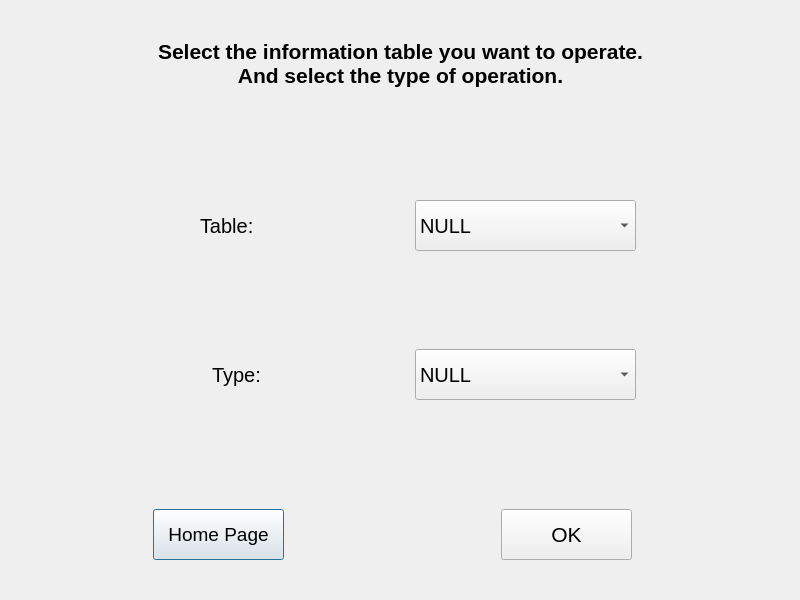
<?xml version="1.0" encoding="UTF-8"?>
<ui version="4.0">
 <class>Modify1_Administrator</class>
 <widget class="QDialog" name="Modify1_Administrator">
  <property name="geometry">
   <rect>
    <x>0</x>
    <y>0</y>
    <width>800</width>
    <height>600</height>
   </rect>
  </property>
  <property name="windowTitle">
   <string>Dialog</string>
  </property>
  <property name="styleSheet">
   <string notr="true">#Modify1_Administrator{background-image: url(:/picture/bgp14.png);}</string>
  </property>
  <widget class="QComboBox" name="comboBox1">
   <property name="geometry">
    <rect>
     <x>415</x>
     <y>200</y>
     <width>221</width>
     <height>51</height>
    </rect>
   </property>
   <property name="font">
    <font>
     <pointsize>15</pointsize>
    </font>
   </property>
   <item>
    <property name="text">
     <string>NULL</string>
    </property>
   </item>
   <item>
    <property name="text">
     <string>Student</string>
    </property>
   </item>
   <item>
    <property name="text">
     <string>Course</string>
    </property>
   </item>
   <item>
    <property name="text">
     <string>Course_Choosing</string>
    </property>
   </item>
  </widget>
  <widget class="QComboBox" name="comboBox2">
   <property name="geometry">
    <rect>
     <x>415</x>
     <y>349</y>
     <width>221</width>
     <height>51</height>
    </rect>
   </property>
   <property name="font">
    <font>
     <pointsize>15</pointsize>
    </font>
   </property>
   <item>
    <property name="text">
     <string>NULL</string>
    </property>
   </item>
   <item>
    <property name="text">
     <string>Modify</string>
    </property>
   </item>
   <item>
    <property name="text">
     <string>Insert</string>
    </property>
   </item>
   <item>
    <property name="text">
     <string>Delete</string>
    </property>
   </item>
  </widget>
  <widget class="QLabel" name="title">
   <property name="geometry">
    <rect>
     <x>10</x>
     <y>3</y>
     <width>781</width>
     <height>121</height>
    </rect>
   </property>
   <property name="font">
    <font>
     <pointsize>16</pointsize>
     <weight>75</weight>
     <bold>true</bold>
    </font>
   </property>
   <property name="text">
    <string>Select the information table you want to operate.
And select the type of operation.</string>
   </property>
   <property name="alignment">
    <set>Qt::AlignCenter</set>
   </property>
  </widget>
  <widget class="QLabel" name="table">
   <property name="geometry">
    <rect>
     <x>200</x>
     <y>210</y>
     <width>81</width>
     <height>31</height>
    </rect>
   </property>
   <property name="font">
    <font>
     <pointsize>15</pointsize>
    </font>
   </property>
   <property name="text">
    <string>Table:</string>
   </property>
  </widget>
  <widget class="QLabel" name="type">
   <property name="geometry">
    <rect>
     <x>212</x>
     <y>359</y>
     <width>81</width>
     <height>31</height>
    </rect>
   </property>
   <property name="font">
    <font>
     <pointsize>15</pointsize>
    </font>
   </property>
   <property name="text">
    <string>Type:</string>
   </property>
  </widget>
  <widget class="QPushButton" name="home">
   <property name="geometry">
    <rect>
     <x>153</x>
     <y>509</y>
     <width>131</width>
     <height>51</height>
    </rect>
   </property>
   <property name="font">
    <font>
     <pointsize>14</pointsize>
    </font>
   </property>
   <property name="text">
    <string>Home Page</string>
   </property>
  </widget>
  <widget class="QPushButton" name="ok">
   <property name="geometry">
    <rect>
     <x>501</x>
     <y>509</y>
     <width>131</width>
     <height>51</height>
    </rect>
   </property>
   <property name="font">
    <font>
     <pointsize>16</pointsize>
    </font>
   </property>
   <property name="text">
    <string>OK</string>
   </property>
  </widget>
 </widget>
 <resources/>
 <connections/>
</ui>
